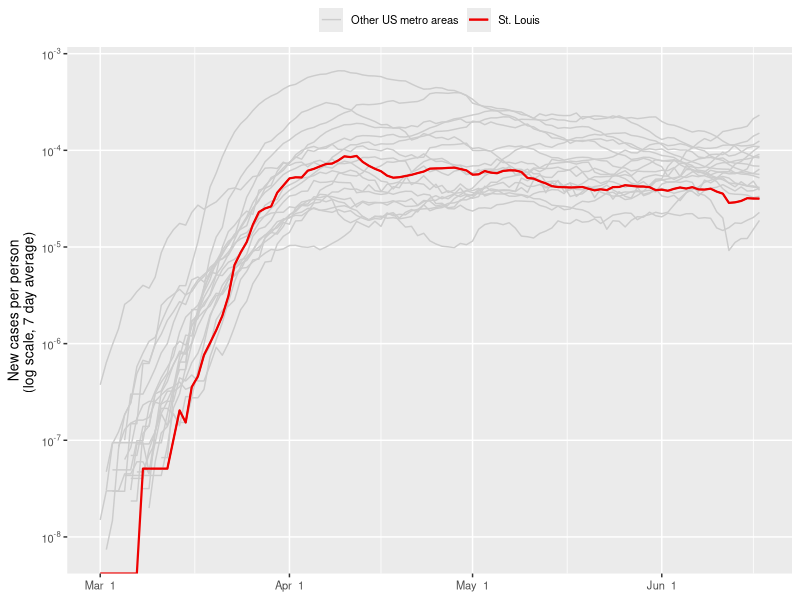
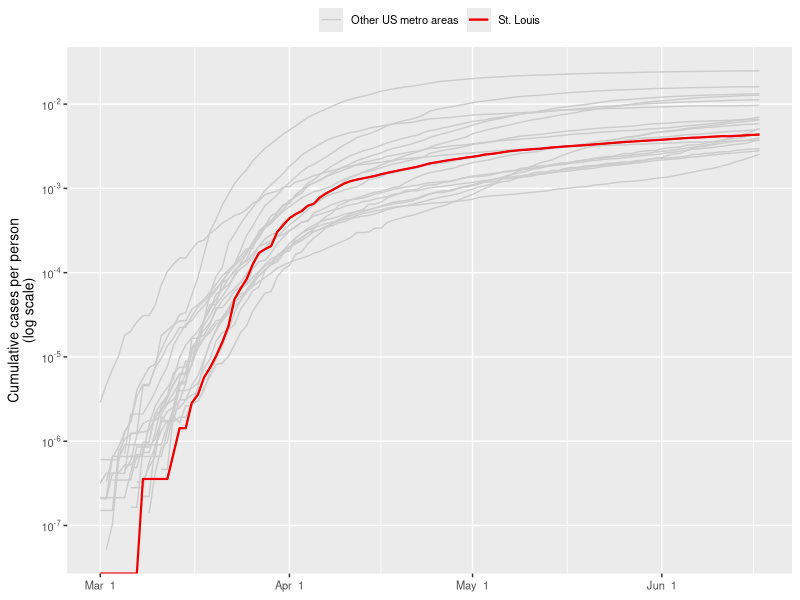
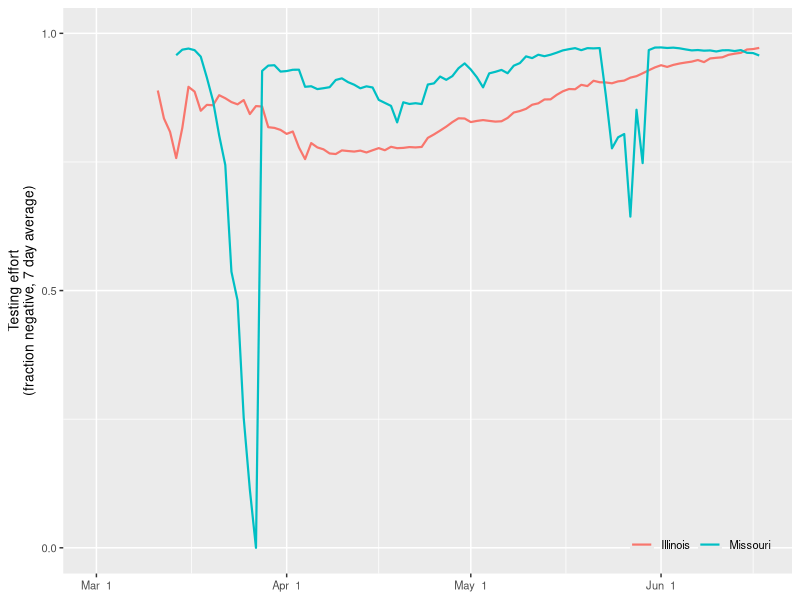
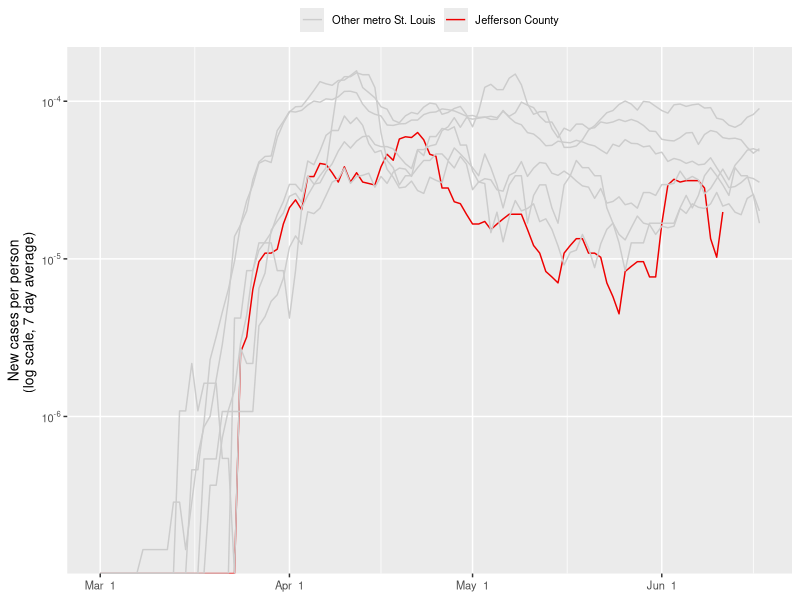
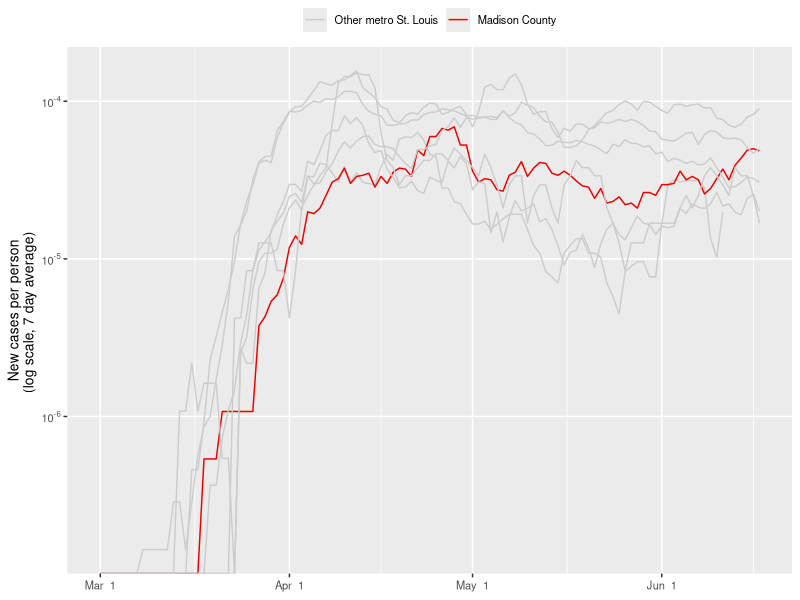
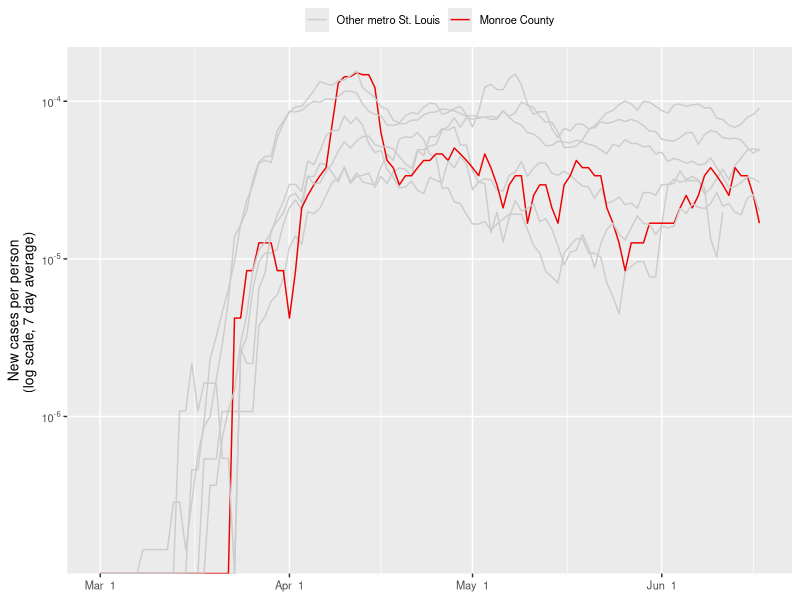
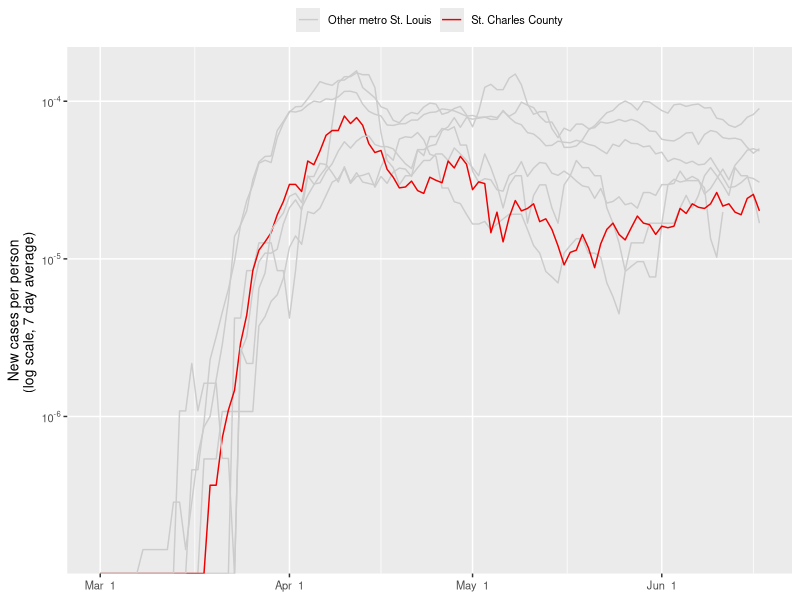
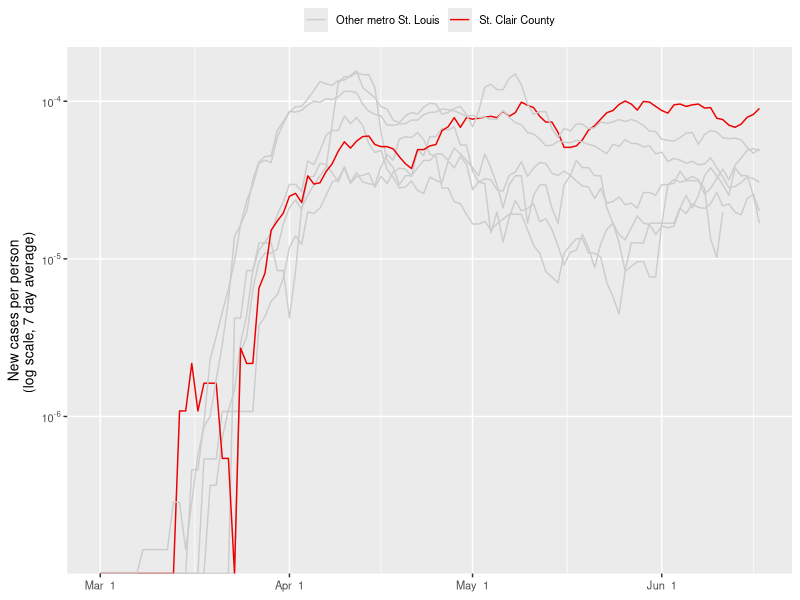

These charts were generated, in order, by the following R code: (Note: this script raises an error after producing the figures.)
# TO DO: 
# + fix space in county plot filenames
# - better testing effort measure
# - red lines in front of grey lines

# Dependencies
library("readr")
library("dplyr")
library("tidyr")
library("lubridate")
library("stringr")
library("ggplot2")
library("rmarkdown")

# Load data
data_cases   <- read_csv("data/data-cases.csv")
data_testing <- read_csv("data/data-testing.csv")

# Find population sizes
data_population <- data_cases %>%
	filter(!is.na(CBSA_title)) %>%
	select(CBSA_code, CBSA_title, population) %>%
	group_by(CBSA_code, CBSA_title) %>%
	summarize(population = sum(population)) 

# Select largest 20 statistical areas
data_population <- data_population %>%
	arrange(desc(population)) %>%
	ungroup() %>%
	slice_head(n = 20)
# data_population  # Includes St Louis (CBSA_code == 41180)
CBSA_st_louis <- 41180

# Find new cases
avg_period <- 7  # How many days to average over
data_metros <- data_cases %>% 
	filter(CBSA_code %in% unique(data_population$CBSA_code)) %>%
	pivot_longer(cols = contains("-"), names_to = "date", values_to = "cases") %>%
	group_by(CBSA_code, date) %>%
	summarize(cases = sum(cases, na.rm = TRUE)) %>%
	left_join(data_population) %>%
	mutate(date = ymd(date)) %>%
	arrange(date, .by_group = TRUE) %>%
	mutate(
		new_cases = (cases - lag(cases, n = avg_period)) / avg_period, 
		cases_per_capita = cases / population, 
		new_cases_per_capita = new_cases / population, 
		focus_area = if_else(CBSA_code == CBSA_st_louis, "St. Louis", "Other US metro areas")
	)
data_counties <- data_cases %>%
	filter((CBSA_code == CBSA_st_louis) & (central_or_outlying_county == "Central")) %>%
	select(FIPS, county, population, contains("-")) %>%
	pivot_longer(cols = contains("-"), names_to = "date", values_to = "cases") %>%
	mutate(date = ymd(date)) %>%
	group_by(county) %>%
	arrange(date, .by_group = TRUE) %>%
	mutate(
		new_cases = (cases - lag(cases, n = avg_period)) / avg_period, 
		cases_per_capita = cases / population, 
		new_cases_per_capita = new_cases / population, 
		focus_area = "Other metro St. Louis"
	)

# Find testing effort
data_testing <- data_testing %>%
	filter(state %in% c("Missouri", "Illinois")) %>%
	group_by(state_abbrev) %>%
	arrange(date, .by_group = TRUE) %>%
	mutate(
		positive_new  = positive - lag(positive, n = avg_period), 
		total_new     = total - lag(total, n = avg_period), 
		rate_positive = positive_new / total_new, 
		rate_negative = 1 - rate_positive
	) %>%
	filter(!is.na(rate_positive))

# Define shared plot elements
my_theme <- theme(
	text = element_text(size = 10), 
	axis.title.x = element_blank(), 
	legend.title = element_blank(), 
	legend.margin = margin(0, 0, 0, 0, "in"), 
	# plot.caption = element_text(hjust = 0)
)
make_log_labels <- function(x) {
	if (x == 1) { 
		as.expression(1) 
	} else {
		as.expression(bquote(10^.(log10(x))))
		# as.expression(bquote(paste(" "[10], .(log10(x)))))
	}
}
plot_base <- ggplot() + 
	# geom_line(size = 0.5) + 
	scale_x_date(limits = c(ymd("2020-03-01"), NA), date_labels = "%b %e") + 
	scale_y_log10(
		breaks = 10^c(-9:0), minor_breaks = 10^c(-9:0), 
		labels = sapply(10^c(-9:0), make_log_labels)
	) + 
	my_theme 


# Plot new cases (total metro)
plot_new_cases <- plot_base %+% 
	subset(data_metros, new_cases_per_capita > 0) + 
	aes(x = date, y = new_cases_per_capita, group = CBSA_code, color = focus_area) + 
	geom_line(size = 0.5) + 
	geom_line(data = subset(data_metros, CBSA_code == CBSA_st_louis), size = 0.75) + 
	scale_color_manual(values = c(grey(0.8), "red2")) +
	labs(y = paste0("New cases per person\n(log scale, ", avg_period, " day average) ")) + 
	theme(legend.position = "top")
ggsave("docs/images/STL-new-cases.png", width = 5, height = 3)

# Plot cumulative cases
plot_cumulative_cases <- plot_base %+% 
	subset(data_metros, cases_per_capita > 0) + 
	aes(x = date, y = cases_per_capita, group = CBSA_title, color = focus_area) + 
	# geom_rect(
		# xmin = ymd("2020-03-01"), xmax = ymd(max(data_metros$date)), 
		# ymin = 1e-3, ymax = 1e-2, 
		# alpha = 0.5, color = "black"
	# ) + 
	geom_line(size = 0.5) + 
	geom_line(data = subset(data_metros, CBSA_code == CBSA_st_louis), size = 0.75) + 
	scale_color_manual(values = c(grey(0.8), "red2")) +
	labs(y = "Cumulative cases per person\n(log scale)") + 
	theme(legend.position = "top")
ggsave("docs/images/STL-cumulative.png", width = 5, height = 3)

# Plot testing effort
plot_testing <- ggplot() %+% 
	data_testing + 
	aes(x = date, y = rate_negative, color = state) + 
	geom_line(size = 0.75) + 
	scale_x_date(limits = c(ymd("2020-03-01"), NA), date_labels = "%b %e") + 
	scale_y_continuous(limits = c(0, 1), breaks = seq(0, 1, by = 0.5)) + 
	labs(y = paste("Testing effort\n(fraction negative,", avg_period, "day average)")) + 
	my_theme + theme(
		legend.title = element_blank(), 
		legend.position = c(0.97, 0.03), 
		legend.justification = c(1, 0), 
		legend.background = element_blank(), 
		legend.direction = "horizontal"
	)
ggsave("docs/images/STL-testing.png", width = 5, height = 3)

# Plot new cases (STL counties)
plot_counties_base <- plot_base +
	aes(x = date, y = new_cases_per_capita, group = county, color = focus_area) + 
	geom_line(size = 0.5) +
	scale_color_manual(values = c(grey(0.8), "red2")) +
	labs(y = paste0("New cases per person\n(log scale, ", avg_period, " day average) ")) + 
	theme(legend.position = "top")
for (selected_county in unique(data_counties$county)) {
	cat(selected_county,  "... \n")
	data_for_plot <- data_counties %>% 
		mutate(focus_area = if_else(county == selected_county, county, focus_area))
	data_for_plot$focus_area <- relevel(factor(data_for_plot$focus_area), ref = "Other metro St. Louis")
	plot_county <- plot_counties_base %+% data_for_plot
	ggsave(
		paste0("docs/images/STL-", str_replace_all(selected_county, " ", "-"), ".png"), 
		width = 5, height = 3
	)
}

# Update web report
rmarkdown::render("docs/index.Rmd", quiet = TRUE)

# if (dev.cur() < 2) {dev.new(width = 5, height = 3)}
# plot(plot_new_cases)

# Clean up
# rm(data_cases, data_population, data_metro, avg_period)
# rm(my_theme, make_log_labels, plot_base, plot_cumulative_cases, plot_new_cases, plot_combined)
